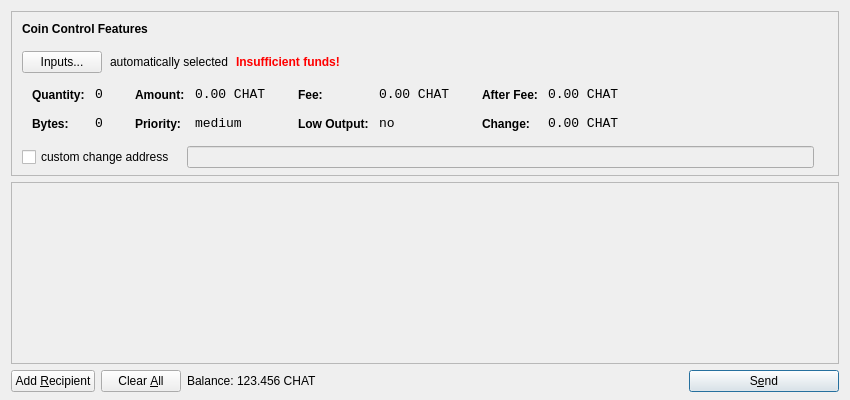
<?xml version="1.0" encoding="UTF-8"?>
<ui version="4.0">
 <class>SendCoinsDialog</class>
 <widget class="QDialog" name="SendCoinsDialog">
  <property name="geometry">
   <rect>
    <x>0</x>
    <y>0</y>
    <width>850</width>
    <height>400</height>
   </rect>
  </property>
  <property name="windowTitle">
   <string>Send Coins</string>
  </property>
  <layout class="QVBoxLayout" name="verticalLayout" stretch="0,1,0">
   <property name="bottomMargin">
    <number>8</number>
   </property>
   <item>
    <widget class="QFrame" name="frameCoinControl">
     <property name="sizePolicy">
      <sizepolicy hsizetype="Expanding" vsizetype="Expanding">
       <horstretch>0</horstretch>
       <verstretch>0</verstretch>
      </sizepolicy>
     </property>
     <property name="maximumSize">
      <size>
       <width>16777215</width>
       <height>16777215</height>
      </size>
     </property>
     <property name="frameShape">
      <enum>QFrame::StyledPanel</enum>
     </property>
     <property name="frameShadow">
      <enum>QFrame::Sunken</enum>
     </property>
     <layout class="QVBoxLayout" name="verticalLayoutCoinControl2">
      <property name="spacing">
       <number>-1</number>
      </property>
      <property name="leftMargin">
       <number>0</number>
      </property>
      <property name="topMargin">
       <number>0</number>
      </property>
      <property name="rightMargin">
       <number>0</number>
      </property>
      <property name="bottomMargin">
       <number>6</number>
      </property>
      <item>
       <layout class="QVBoxLayout" name="verticalLayoutCoinControl" stretch="0,0,0,0,1">
        <property name="spacing">
         <number>0</number>
        </property>
        <property name="leftMargin">
         <number>10</number>
        </property>
        <property name="topMargin">
         <number>10</number>
        </property>
        <item>
         <layout class="QHBoxLayout" name="horizontalLayoutCoinControl1">
          <property name="bottomMargin">
           <number>15</number>
          </property>
          <item>
           <widget class="QLabel" name="labelCoinControlFeatures">
            <property name="sizePolicy">
             <sizepolicy hsizetype="Preferred" vsizetype="Maximum">
              <horstretch>0</horstretch>
              <verstretch>0</verstretch>
             </sizepolicy>
            </property>
            <property name="font">
             <font>
              <weight>75</weight>
              <bold>true</bold>
             </font>
            </property>
            <property name="styleSheet">
             <string notr="true">font-weight:bold;</string>
            </property>
            <property name="text">
             <string>Coin Control Features</string>
            </property>
           </widget>
          </item>
         </layout>
        </item>
        <item>
         <layout class="QHBoxLayout" name="horizontalLayoutCoinControl2" stretch="0,0,0,0">
          <property name="spacing">
           <number>8</number>
          </property>
          <property name="bottomMargin">
           <number>10</number>
          </property>
          <item>
           <widget class="QPushButton" name="pushButtonCoinControl">
            <property name="styleSheet">
             <string notr="true"/>
            </property>
            <property name="text">
             <string>Inputs...</string>
            </property>
           </widget>
          </item>
          <item>
           <widget class="QLabel" name="labelCoinControlAutomaticallySelected">
            <property name="text">
             <string>automatically selected</string>
            </property>
            <property name="margin">
             <number>5</number>
            </property>
           </widget>
          </item>
          <item>
           <widget class="QLabel" name="labelCoinControlInsuffFunds">
            <property name="font">
             <font>
              <weight>75</weight>
              <bold>true</bold>
             </font>
            </property>
            <property name="styleSheet">
             <string notr="true">color:red;font-weight:bold;</string>
            </property>
            <property name="text">
             <string>Insufficient funds!</string>
            </property>
            <property name="margin">
             <number>5</number>
            </property>
           </widget>
          </item>
          <item>
           <spacer name="horizontalSpacerCoinControl">
            <property name="orientation">
             <enum>Qt::Horizontal</enum>
            </property>
            <property name="sizeHint" stdset="0">
             <size>
              <width>40</width>
              <height>1</height>
             </size>
            </property>
           </spacer>
          </item>
         </layout>
        </item>
        <item>
         <widget class="QWidget" name="widgetCoinControl" native="true">
          <property name="sizePolicy">
           <sizepolicy hsizetype="Preferred" vsizetype="Preferred">
            <horstretch>0</horstretch>
            <verstretch>0</verstretch>
           </sizepolicy>
          </property>
          <property name="minimumSize">
           <size>
            <width>0</width>
            <height>0</height>
           </size>
          </property>
          <property name="styleSheet">
           <string notr="true"/>
          </property>
          <layout class="QHBoxLayout" name="horizontalLayoutCoinControl5">
           <property name="margin">
            <number>0</number>
           </property>
           <item>
            <layout class="QHBoxLayout" name="horizontalLayoutCoinControl3" stretch="0,0,0,1">
             <property name="spacing">
              <number>20</number>
             </property>
             <property name="topMargin">
              <number>0</number>
             </property>
             <property name="bottomMargin">
              <number>10</number>
             </property>
             <item>
              <layout class="QFormLayout" name="formLayoutCoinControl1">
               <property name="horizontalSpacing">
                <number>10</number>
               </property>
               <property name="verticalSpacing">
                <number>14</number>
               </property>
               <property name="leftMargin">
                <number>10</number>
               </property>
               <property name="topMargin">
                <number>4</number>
               </property>
               <property name="rightMargin">
                <number>6</number>
               </property>
               <item row="0" column="0">
                <widget class="QLabel" name="labelCoinControlQuantityText">
                 <property name="styleSheet">
                  <string notr="true">font-weight:bold;</string>
                 </property>
                 <property name="text">
                  <string>Quantity:</string>
                 </property>
                 <property name="margin">
                  <number>0</number>
                 </property>
                </widget>
               </item>
               <item row="0" column="1">
                <widget class="QLabel" name="labelCoinControlQuantity">
                 <property name="font">
                  <font>
                   <family>Monospace</family>
                   <pointsize>10</pointsize>
                  </font>
                 </property>
                 <property name="cursor">
                  <cursorShape>IBeamCursor</cursorShape>
                 </property>
                 <property name="contextMenuPolicy">
                  <enum>Qt::ActionsContextMenu</enum>
                 </property>
                 <property name="text">
                  <string notr="true">0</string>
                 </property>
                 <property name="margin">
                  <number>0</number>
                 </property>
                 <property name="textInteractionFlags">
                  <set>Qt::LinksAccessibleByMouse|Qt::TextSelectableByKeyboard|Qt::TextSelectableByMouse</set>
                 </property>
                </widget>
               </item>
               <item row="1" column="0">
                <widget class="QLabel" name="labelCoinControlBytesText">
                 <property name="styleSheet">
                  <string notr="true">font-weight:bold;</string>
                 </property>
                 <property name="text">
                  <string>Bytes:</string>
                 </property>
                </widget>
               </item>
               <item row="1" column="1">
                <widget class="QLabel" name="labelCoinControlBytes">
                 <property name="font">
                  <font>
                   <family>Monospace</family>
                   <pointsize>10</pointsize>
                  </font>
                 </property>
                 <property name="cursor">
                  <cursorShape>IBeamCursor</cursorShape>
                 </property>
                 <property name="contextMenuPolicy">
                  <enum>Qt::ActionsContextMenu</enum>
                 </property>
                 <property name="text">
                  <string notr="true">0</string>
                 </property>
                 <property name="textInteractionFlags">
                  <set>Qt::LinksAccessibleByMouse|Qt::TextSelectableByKeyboard|Qt::TextSelectableByMouse</set>
                 </property>
                </widget>
               </item>
              </layout>
             </item>
             <item>
              <layout class="QFormLayout" name="formLayoutCoinControl2">
               <property name="horizontalSpacing">
                <number>10</number>
               </property>
               <property name="verticalSpacing">
                <number>14</number>
               </property>
               <property name="leftMargin">
                <number>6</number>
               </property>
               <property name="topMargin">
                <number>4</number>
               </property>
               <property name="rightMargin">
                <number>6</number>
               </property>
               <item row="0" column="0">
                <widget class="QLabel" name="labelCoinControlAmountText">
                 <property name="styleSheet">
                  <string notr="true">font-weight:bold;</string>
                 </property>
                 <property name="text">
                  <string>Amount:</string>
                 </property>
                 <property name="margin">
                  <number>0</number>
                 </property>
                </widget>
               </item>
               <item row="0" column="1">
                <widget class="QLabel" name="labelCoinControlAmount">
                 <property name="font">
                  <font>
                   <family>Monospace</family>
                   <pointsize>10</pointsize>
                  </font>
                 </property>
                 <property name="cursor">
                  <cursorShape>IBeamCursor</cursorShape>
                 </property>
                 <property name="contextMenuPolicy">
                  <enum>Qt::ActionsContextMenu</enum>
                 </property>
                 <property name="text">
                  <string notr="true">0.00 CHAT</string>
                 </property>
                 <property name="textInteractionFlags">
                  <set>Qt::LinksAccessibleByMouse|Qt::TextSelectableByKeyboard|Qt::TextSelectableByMouse</set>
                 </property>
                </widget>
               </item>
               <item row="1" column="0">
                <widget class="QLabel" name="labelCoinControlPriorityText">
                 <property name="styleSheet">
                  <string notr="true">font-weight:bold;</string>
                 </property>
                 <property name="text">
                  <string>Priority:</string>
                 </property>
                </widget>
               </item>
               <item row="1" column="1">
                <widget class="QLabel" name="labelCoinControlPriority">
                 <property name="font">
                  <font>
                   <family>Monospace</family>
                   <pointsize>10</pointsize>
                  </font>
                 </property>
                 <property name="cursor">
                  <cursorShape>IBeamCursor</cursorShape>
                 </property>
                 <property name="contextMenuPolicy">
                  <enum>Qt::ActionsContextMenu</enum>
                 </property>
                 <property name="text">
                  <string>medium</string>
                 </property>
                 <property name="textInteractionFlags">
                  <set>Qt::LinksAccessibleByMouse|Qt::TextSelectableByKeyboard|Qt::TextSelectableByMouse</set>
                 </property>
                </widget>
               </item>
              </layout>
             </item>
             <item>
              <layout class="QFormLayout" name="formLayoutCoinControl3">
               <property name="horizontalSpacing">
                <number>10</number>
               </property>
               <property name="verticalSpacing">
                <number>14</number>
               </property>
               <property name="leftMargin">
                <number>6</number>
               </property>
               <property name="topMargin">
                <number>4</number>
               </property>
               <property name="rightMargin">
                <number>6</number>
               </property>
               <item row="0" column="0">
                <widget class="QLabel" name="labelCoinControlFeeText">
                 <property name="styleSheet">
                  <string notr="true">font-weight:bold;</string>
                 </property>
                 <property name="text">
                  <string>Fee:</string>
                 </property>
                 <property name="margin">
                  <number>0</number>
                 </property>
                </widget>
               </item>
               <item row="0" column="1">
                <widget class="QLabel" name="labelCoinControlFee">
                 <property name="font">
                  <font>
                   <family>Monospace</family>
                   <pointsize>10</pointsize>
                  </font>
                 </property>
                 <property name="cursor">
                  <cursorShape>IBeamCursor</cursorShape>
                 </property>
                 <property name="contextMenuPolicy">
                  <enum>Qt::ActionsContextMenu</enum>
                 </property>
                 <property name="text">
                  <string notr="true">0.00 CHAT</string>
                 </property>
                 <property name="textInteractionFlags">
                  <set>Qt::LinksAccessibleByMouse|Qt::TextSelectableByKeyboard|Qt::TextSelectableByMouse</set>
                 </property>
                </widget>
               </item>
               <item row="1" column="0">
                <widget class="QLabel" name="labelCoinControlLowOutputText">
                 <property name="styleSheet">
                  <string notr="true">font-weight:bold;</string>
                 </property>
                 <property name="text">
                  <string>Low Output:</string>
                 </property>
                </widget>
               </item>
               <item row="1" column="1">
                <widget class="QLabel" name="labelCoinControlLowOutput">
                 <property name="font">
                  <font>
                   <family>Monospace</family>
                   <pointsize>10</pointsize>
                  </font>
                 </property>
                 <property name="cursor">
                  <cursorShape>IBeamCursor</cursorShape>
                 </property>
                 <property name="contextMenuPolicy">
                  <enum>Qt::ActionsContextMenu</enum>
                 </property>
                 <property name="text">
                  <string>no</string>
                 </property>
                 <property name="textInteractionFlags">
                  <set>Qt::LinksAccessibleByMouse|Qt::TextSelectableByKeyboard|Qt::TextSelectableByMouse</set>
                 </property>
                </widget>
               </item>
              </layout>
             </item>
             <item>
              <layout class="QFormLayout" name="formLayoutCoinControl4">
               <property name="horizontalSpacing">
                <number>10</number>
               </property>
               <property name="verticalSpacing">
                <number>14</number>
               </property>
               <property name="leftMargin">
                <number>6</number>
               </property>
               <property name="topMargin">
                <number>4</number>
               </property>
               <property name="rightMargin">
                <number>6</number>
               </property>
               <item row="0" column="0">
                <widget class="QLabel" name="labelCoinControlAfterFeeText">
                 <property name="styleSheet">
                  <string notr="true">font-weight:bold;</string>
                 </property>
                 <property name="text">
                  <string>After Fee:</string>
                 </property>
                 <property name="margin">
                  <number>0</number>
                 </property>
                </widget>
               </item>
               <item row="0" column="1">
                <widget class="QLabel" name="labelCoinControlAfterFee">
                 <property name="font">
                  <font>
                   <family>Monospace</family>
                   <pointsize>10</pointsize>
                  </font>
                 </property>
                 <property name="cursor">
                  <cursorShape>IBeamCursor</cursorShape>
                 </property>
                 <property name="contextMenuPolicy">
                  <enum>Qt::ActionsContextMenu</enum>
                 </property>
                 <property name="text">
                  <string notr="true">0.00 CHAT</string>
                 </property>
                 <property name="textInteractionFlags">
                  <set>Qt::LinksAccessibleByMouse|Qt::TextSelectableByKeyboard|Qt::TextSelectableByMouse</set>
                 </property>
                </widget>
               </item>
               <item row="1" column="0">
                <widget class="QLabel" name="labelCoinControlChangeText">
                 <property name="styleSheet">
                  <string notr="true">font-weight:bold;</string>
                 </property>
                 <property name="text">
                  <string>Change:</string>
                 </property>
                </widget>
               </item>
               <item row="1" column="1">
                <widget class="QLabel" name="labelCoinControlChange">
                 <property name="font">
                  <font>
                   <family>Monospace</family>
                   <pointsize>10</pointsize>
                  </font>
                 </property>
                 <property name="cursor">
                  <cursorShape>IBeamCursor</cursorShape>
                 </property>
                 <property name="contextMenuPolicy">
                  <enum>Qt::ActionsContextMenu</enum>
                 </property>
                 <property name="text">
                  <string notr="true">0.00 CHAT</string>
                 </property>
                 <property name="textInteractionFlags">
                  <set>Qt::LinksAccessibleByMouse|Qt::TextSelectableByKeyboard|Qt::TextSelectableByMouse</set>
                 </property>
                </widget>
               </item>
              </layout>
             </item>
            </layout>
           </item>
          </layout>
         </widget>
        </item>
        <item>
         <layout class="QHBoxLayout" name="horizontalLayoutCoinControl4" stretch="0,0,0">
          <property name="spacing">
           <number>12</number>
          </property>
          <property name="sizeConstraint">
           <enum>QLayout::SetDefaultConstraint</enum>
          </property>
          <property name="topMargin">
           <number>5</number>
          </property>
          <property name="rightMargin">
           <number>5</number>
          </property>
          <item>
           <widget class="QCheckBox" name="checkBoxCoinControlChange">
            <property name="text">
             <string>custom change address</string>
            </property>
           </widget>
          </item>
          <item>
           <widget class="QLineEdit" name="lineEditCoinControlChange">
            <property name="enabled">
             <bool>false</bool>
            </property>
            <property name="sizePolicy">
             <sizepolicy hsizetype="Expanding" vsizetype="Fixed">
              <horstretch>0</horstretch>
              <verstretch>0</verstretch>
             </sizepolicy>
            </property>
           </widget>
          </item>
          <item>
           <widget class="QLabel" name="labelCoinControlChangeLabel">
            <property name="sizePolicy">
             <sizepolicy hsizetype="Preferred" vsizetype="Expanding">
              <horstretch>0</horstretch>
              <verstretch>0</verstretch>
             </sizepolicy>
            </property>
            <property name="minimumSize">
             <size>
              <width>0</width>
              <height>0</height>
             </size>
            </property>
            <property name="text">
             <string/>
            </property>
            <property name="margin">
             <number>3</number>
            </property>
           </widget>
          </item>
         </layout>
        </item>
        <item>
         <spacer name="verticalSpacerCoinControl">
          <property name="orientation">
           <enum>Qt::Vertical</enum>
          </property>
          <property name="sizeHint" stdset="0">
           <size>
            <width>800</width>
            <height>1</height>
           </size>
          </property>
         </spacer>
        </item>
       </layout>
      </item>
     </layout>
    </widget>
   </item>
   <item>
    <widget class="QScrollArea" name="scrollArea">
     <property name="widgetResizable">
      <bool>true</bool>
     </property>
     <widget class="QWidget" name="scrollAreaWidgetContents">
      <property name="geometry">
       <rect>
        <x>0</x>
        <y>0</y>
        <width>830</width>
        <height>165</height>
       </rect>
      </property>
      <layout class="QVBoxLayout" name="verticalLayout_2">
       <property name="margin">
        <number>0</number>
       </property>
       <item>
        <layout class="QVBoxLayout" name="entries">
         <property name="spacing">
          <number>6</number>
         </property>
        </layout>
       </item>
       <item>
        <spacer name="verticalSpacer">
         <property name="orientation">
          <enum>Qt::Vertical</enum>
         </property>
         <property name="sizeHint" stdset="0">
          <size>
           <width>20</width>
           <height>40</height>
          </size>
         </property>
        </spacer>
       </item>
      </layout>
     </widget>
    </widget>
   </item>
   <item>
    <layout class="QHBoxLayout" name="horizontalLayout">
     <item>
      <widget class="QPushButton" name="addButton">
       <property name="toolTip">
        <string>Send to multiple recipients at once</string>
       </property>
       <property name="text">
        <string>Add &amp;Recipient</string>
       </property>
       <property name="icon">
        <iconset resource="../talkcoin.qrc">
         <normaloff>:/icons/add</normaloff>:/icons/add</iconset>
       </property>
       <property name="autoDefault">
        <bool>false</bool>
       </property>
      </widget>
     </item>
     <item>
      <widget class="QPushButton" name="clearButton">
       <property name="sizePolicy">
        <sizepolicy hsizetype="Minimum" vsizetype="Fixed">
         <horstretch>0</horstretch>
         <verstretch>0</verstretch>
        </sizepolicy>
       </property>
       <property name="toolTip">
        <string>Remove all transaction fields</string>
       </property>
       <property name="text">
        <string>Clear &amp;All</string>
       </property>
       <property name="icon">
        <iconset resource="../talkcoin.qrc">
         <normaloff>:/icons/remove</normaloff>:/icons/remove</iconset>
       </property>
       <property name="autoRepeatDelay">
        <number>300</number>
       </property>
       <property name="autoDefault">
        <bool>false</bool>
       </property>
      </widget>
     </item>
     <item>
      <layout class="QHBoxLayout" name="horizontalLayout_2">
       <property name="spacing">
        <number>3</number>
       </property>
       <item>
        <widget class="QLabel" name="label">
         <property name="text">
          <string>Balance:</string>
         </property>
        </widget>
       </item>
       <item>
        <widget class="QLabel" name="labelBalance">
         <property name="cursor">
          <cursorShape>IBeamCursor</cursorShape>
         </property>
         <property name="text">
          <string>123.456 CHAT</string>
         </property>
         <property name="textInteractionFlags">
          <set>Qt::LinksAccessibleByMouse|Qt::TextSelectableByKeyboard|Qt::TextSelectableByMouse</set>
         </property>
        </widget>
       </item>
      </layout>
     </item>
     <item>
      <spacer name="horizontalSpacer">
       <property name="orientation">
        <enum>Qt::Horizontal</enum>
       </property>
       <property name="sizeHint" stdset="0">
        <size>
         <width>40</width>
         <height>20</height>
        </size>
       </property>
      </spacer>
     </item>
     <item>
      <widget class="QPushButton" name="sendButton">
       <property name="minimumSize">
        <size>
         <width>150</width>
         <height>0</height>
        </size>
       </property>
       <property name="toolTip">
        <string>Confirm the send action</string>
       </property>
       <property name="text">
        <string>S&amp;end</string>
       </property>
       <property name="icon">
        <iconset resource="../talkcoin.qrc">
         <normaloff>:/icons/send</normaloff>:/icons/send</iconset>
       </property>
       <property name="default">
        <bool>true</bool>
       </property>
      </widget>
     </item>
    </layout>
   </item>
  </layout>
 </widget>
 <resources>
  <include location="../talkcoin.qrc"/>
 </resources>
 <connections/>
</ui>
